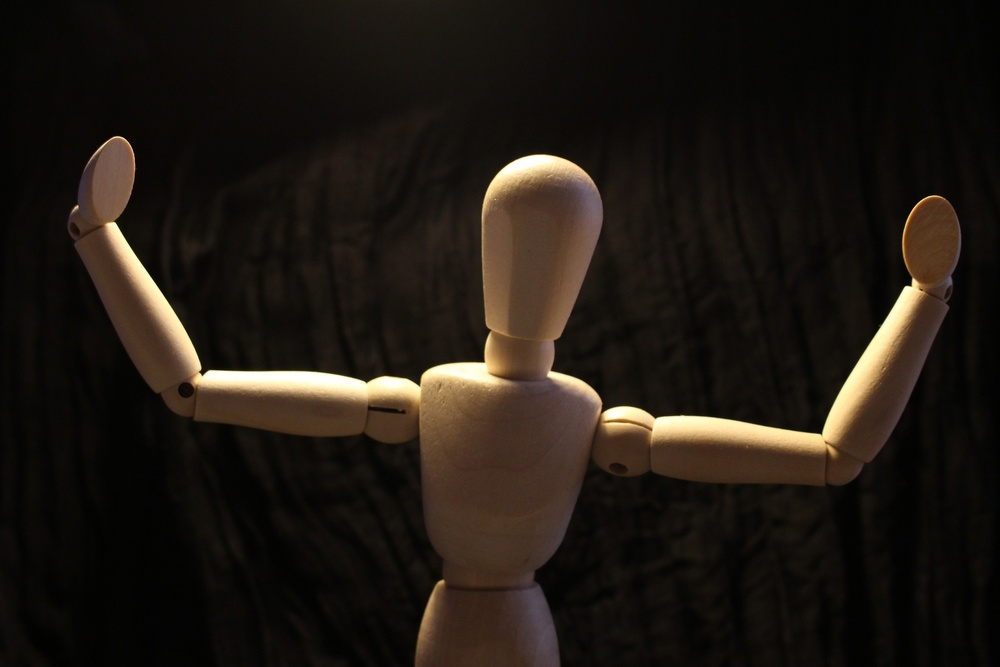
#> input picture 06장 이미지 검출/예제 06.06 Python OpenCV의 코너 검출 및 코너 픽셀 세밀화/dummy.jpg, 1000 x 667 px, shrunk from 1920 x 1280 before the run
$ python main.py
#> lines starting #> are read from the running program, lines starting #| are printed output that depends on the picture; after the words box and inside, x2 and y2 are one past the last pixel; in counts of white or black regions, pixels touching at a corner belong together
import cv2

src = cv2.imread("dummy.jpg")
#> src is the input picture: shape (667, 1000, 3); mean B, G, R 18.5, 25.2, 31.4
dst = src.copy()

gray = cv2.cvtColor(src, cv2.COLOR_RGB2GRAY)
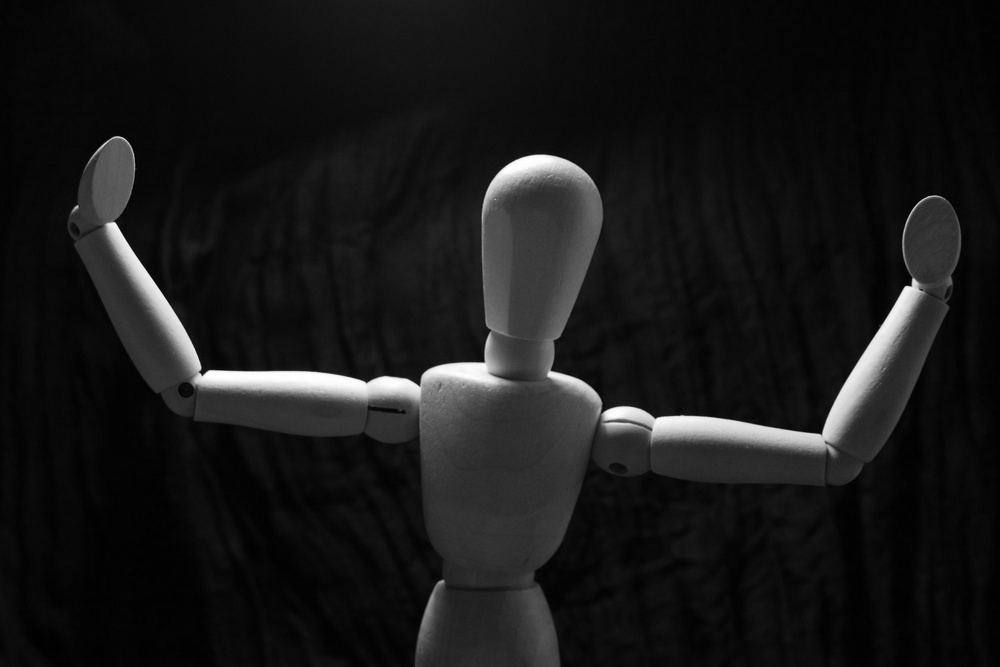
#> gray: shape (667, 1000); min 0, max 255, mean 24
corners = cv2.goodFeaturesToTrack(gray, 100, 0.01, 5, blockSize=3, useHarrisDetector=True, k=0.03)
#> corners = 30 rows, first 8: [202, 374], [910, 285], [821, 433], [483, 361], [366, 382], [655, 418], [419, 385], [913, 279]

for corner in corners.astype(int):
    x, y = corner.ravel()
    cv2.circle(dst, (x, y), 3, (255, 0, 0), 5)
#> this loop made 30 passes
#> (x, y) on passes 1 to 12: (202, 374), (910, 285), (821, 433), (483, 361), (366, 382), (655, 418), (419, 385), (913, 279), (77, 206), (551, 370), (905, 286), (114, 221)
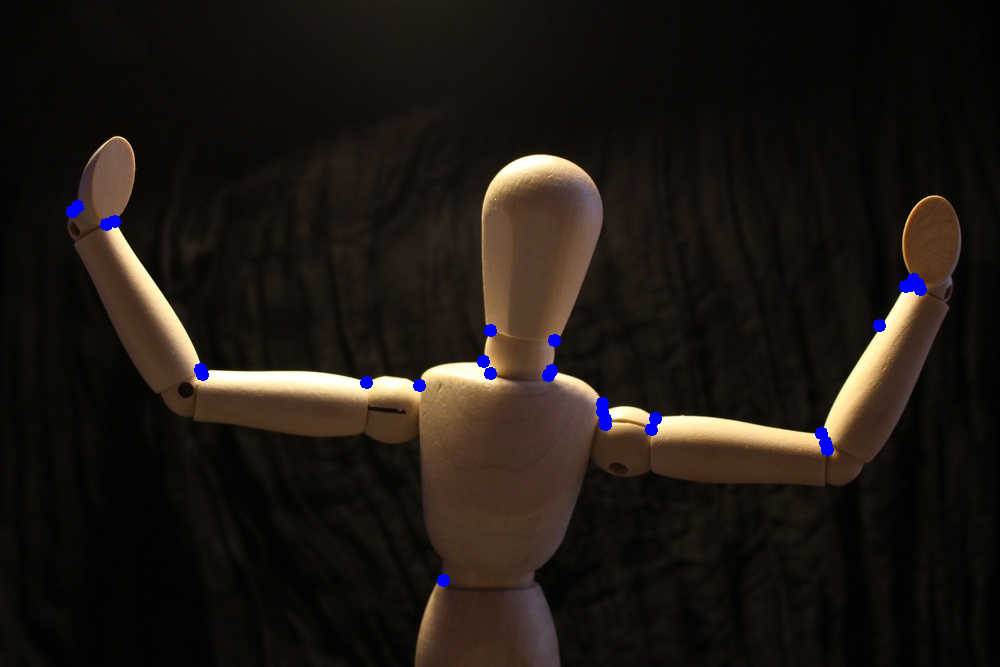
#> dst: shape (667, 1000, 3); 0.5% of pixels changed, all inside (x1, y1, x2, y2) = (66, 200, 927, 587)

criteria = (cv2.TERM_CRITERIA_MAX_ITER + cv2.TERM_CRITERIA_EPS, 30, 0.001)
#> criteria = (3, 30, 0.001)
cv2.cornerSubPix(gray, corners, (5, 5), (-1, -1), criteria)

for corner in corners.astype(int):
    x, y = corner.ravel()
    cv2.circle(dst, (x, y), 3, (0, 0, 255), 5)
#> this loop made 30 passes
#> (x, y) on passes 1 to 12: (201, 374), (911, 285), (821, 434), (484, 362), (366, 382), (654, 418), (419, 386), (912, 276), (77, 204), (549, 370), (905, 286), (114, 221)
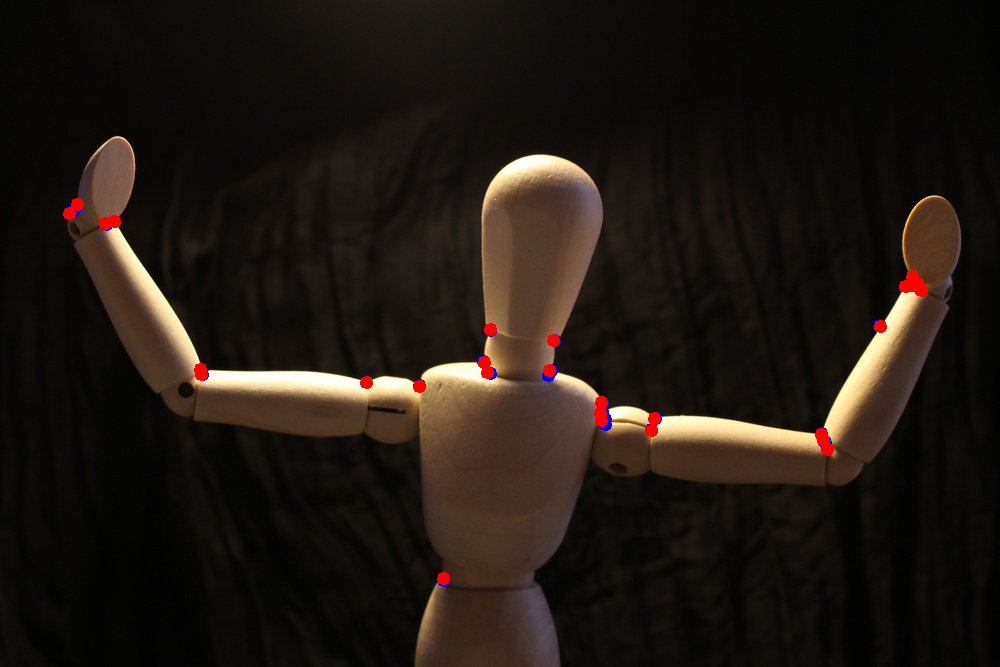
#> dst: shape (667, 1000, 3); 0.49% of pixels changed, all inside (x1, y1, x2, y2) = (63, 198, 928, 585)

cv2.imshow("dst", dst)
cv2.waitKey(0)
cv2.destroyAllWindows()
